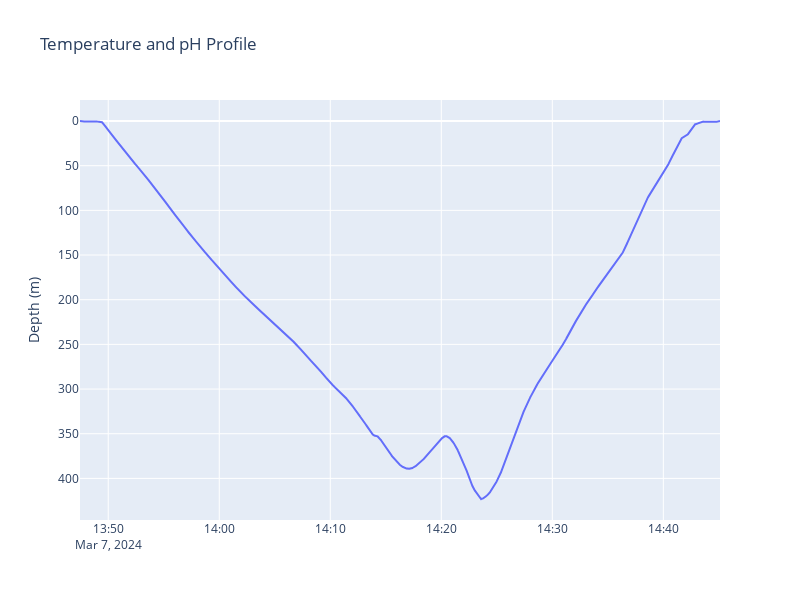

The code cell stored with this chart in its notebook:
### Code cell
import plotly.graph_objects as go

# Create the figure
fig = go.Figure()

# Add temperature trace
fig.add_trace(
    go.Scatter(x=data["datetime"], y=data["pressure_dbar"], 
               mode="lines", name="Temperature (°C)")
)

# Update layout with dual x-axes
fig.update_layout(
    title="Temperature and pH Profile",
    
    yaxis=dict(
        title="Depth (m)",
        autorange="reversed"
    ),
    height=600,
    width=800
)

fig.show()

### Figure 1 — Plotly figure (JSON) as saved in the notebook; plotly's stock layout.template omitted (floating-point values rounded to 4 significant figures; data arrays with more than 128 entries replaced by an {"elided": "..."} marker saying what was removed)
{"data": [{"mode": "lines", "name": "Temperature (°C)", "type": "scatter", "x": {"elided": "14071 str values"}, "y": {"elided": "14071 float values"}}], "layout": {"height": 600, "title": {"text": "Temperature and pH Profile"}, "width": 800, "yaxis": {"autorange": "reversed", "title": {"text": "Depth (m)"}}}}
